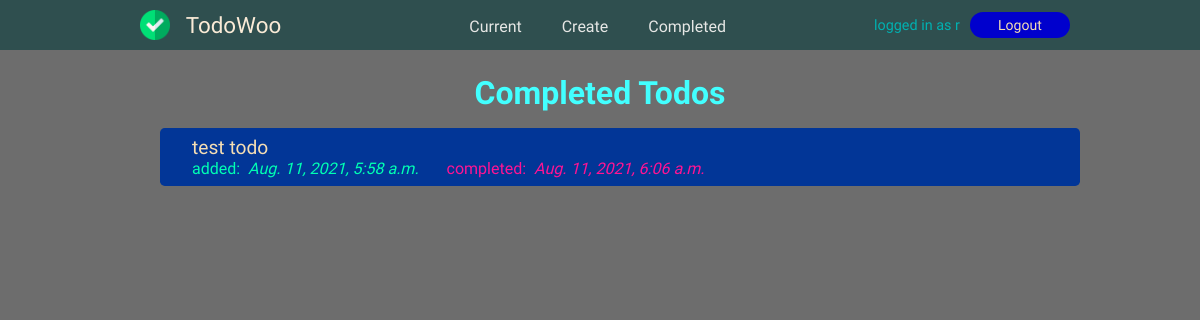
Page /todo/completed/ (signed in) on the earlier database version.
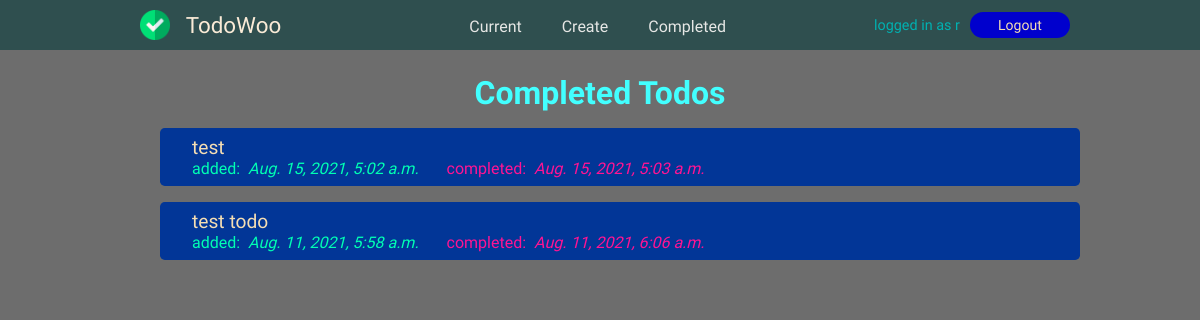
Same page on the later database version.
### todo/models.py (models this page shows, shortened)
class Todo(models.Model):
    title = models.CharField(max_length=150)
    description = models.TextField(blank=True)
    important = models.BooleanField()
    date_created = models.DateTimeField(auto_now_add=True)
    date_completed = models.DateTimeField(blank=True, null=True)
    author = models.ForeignKey(User, on_delete=models.CASCADE)

### todo/views.py (the view)
# urls.py: path('todo/completed/', views.completedtodos, name='completedtodos')
@login_required
def completedtodos(request):
    todos = Todo.objects.filter(author=request.user, date_completed__isnull=False).order_by('-date_completed')
    return render(request, "todo/completedtodos.html", {'todos': todos})

### todo/templates/todo/completedtodos.html
{% extends 'todo/base.html' %}
{% block content %}
<div class="container">
    {% if todos %}
    <h2>Completed Todos</h2>
    <ul>
        {% for todo in todos %}
        <li class="completedtodo">
            <span class="todo-title">{{ todo.title }}</span> <br>
            <span class="date-added">added:&nbsp;&nbsp;<em>{{ todo.date_created }}</em></span>
            <span class="date-completed">completed:&nbsp;&nbsp;<em>{{ todo.date_completed }}</em></span>
        </li>
        {% endfor %}
    </ul>
    {% else %}
    <div class="empty-todos">
        <p>
            No todos completed yet
        </p>
    </div>
    {% endif %}
</div>
{% endblock content %}

Differences in the rows shown:
added Todo: title "test", date_created "Aug. 15, 2021, 5:02 a.m.", date_completed "Aug. 15, 2021, 5:03 a.m."
